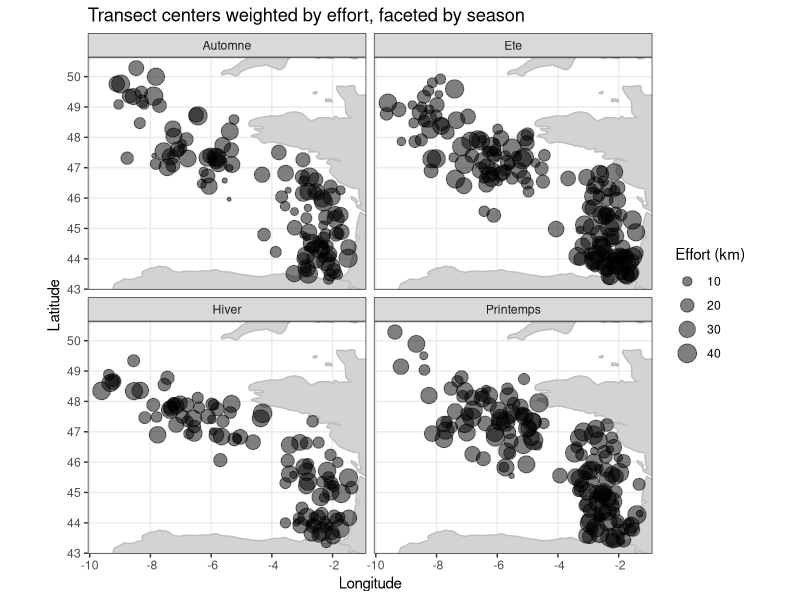
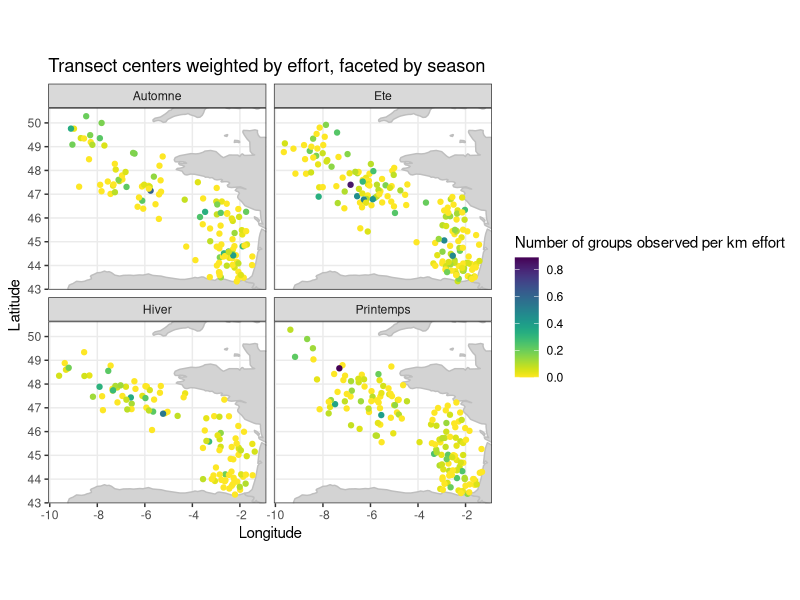

Source code (R) for these figures, in order:
## ---- chunk 1
suppressPackageStartupMessages({
  library(dplyr)
  library(ggplot2)
  library(sf) # for working with spatial features, which is basically a dataframe with latitude/longitude explicity recognized
  library(viridis) # color schemes
})

cetaces <- read.csv("../jeux_de_donnees/Cetaces_Transects.csv", sep= ";", dec=".", skip=1)
#cetaces_sf <- st_as_sf(cetaces, coords=c("lon", "lat"), crs=4326)

dplyr::glimpse(cetaces)
## ---- chunk 2
world_polygons <- map_data("world") # public dataset

# X/Y bounds of the cetaces dataset, used to crop the figure
xybounds <- list(
  "x" = c(min(cetaces$lon), max(cetaces$lon)),
  "y" = c(min(cetaces$lat), max(cetaces$lat))
)

ggplot() +
  geom_polygon(data = world_polygons, aes(long, lat, group = group), fill = "lightgray", col = "gray") +
  geom_point(data = cetaces, aes(x = lon, y = lat, size = effort_km), alpha = 0.5) +
  facet_wrap(~saison) +
  coord_sf(xlim = xybounds$x, ylim = xybounds$y, expand = TRUE) +
  labs(title = "Transect centers weighted by effort, faceted by season", 
       x = "Longitude", y = "Latitude", size = "Effort (km)") + 
  theme_bw()

## ---- chunk 3
cetaces <- cetaces |>
  mutate(nb_groupes_obspareffort = nb_groupes_observes/effort_km,
         presence = presence == 1) # incorrectly read in as a continuous variable when is boolean

ggplot() +
  geom_polygon(data = world_polygons, aes(long, lat, group = group), fill = "lightgray", col = "gray") +
  geom_point(data = cetaces, aes(x = lon, y = lat, 
                                 color = nb_groupes_obspareffort)) + # fade out absences a bit
  scale_color_viridis(option = "viridis", direction = -1) + 
  facet_wrap(~saison) +
  coord_sf(xlim = xybounds$x, ylim = xybounds$y, expand = TRUE) +
  labs(title = "Transect centers weighted by effort, faceted by season", 
       x = "Longitude", y = "Latitude", color = "Number of groups observed per km effort") + 
  theme_bw()
